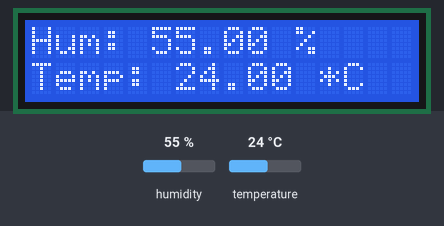
Simulated run of this sketch. Board: Arduino Uno, built with avr-gcc and run on an emulated ATmega328P. Parts: 16×2 character LCD. The inputs (shaded band) are chosen by the test bench; at power-on: humidity 55 %, temperature 24 °C.

Above: at 1.2 s.
1.3 s: humidity set to 22 %
At 2.6 s:
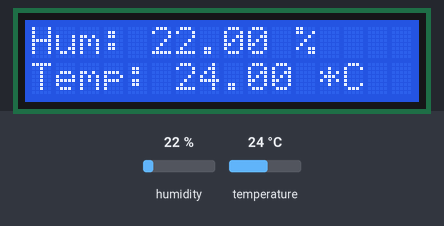
7.3 s: temperature set to 12 °C
At 9.5 s:
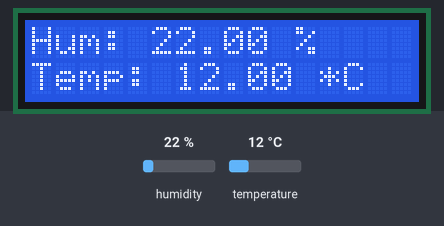
10.0 s: humidity set to 40 %
At 10.8 s:
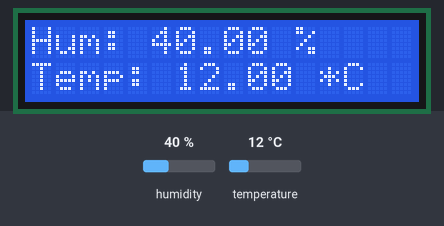
16.0 s: temperature set to 19 °C
At 16.6 s:
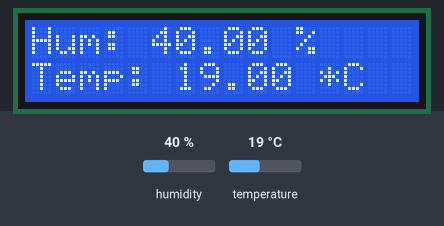
Timing chart, 0 to 19.0 s (numbered marks = the images above; inputs shaded):
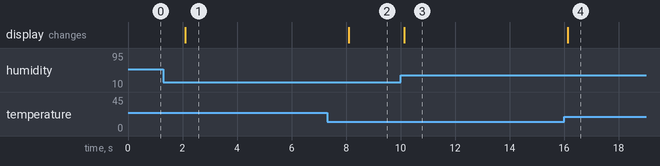

The sketch:

LCD_Demo_2.ino
```cpp
//------------------------------------------------------------------------------
// Programa para Ejercitar una Pantalla de Cristal Líquido (LCD)
//
// En este programa se muestra el uso básico de una pantalla LCD de 16x2 en
// conjunto con un sensor de Humedad y Temperatura
//
//  El circuito emplea las siguientes conexiones:
// LCD RS     --> pin digital 12
// LCD Enable --> pin digital 11
// LCD D4     --> pin digital 5
// LCD D5     --> pin digital 4
// LCD D6     --> pin digital 3
// LCD D7     --> pin digital 2
// LCD R/W    --> pin de tierra (0 volts)
// Una resistencia de 10K, terminales extremas entre +5 Volts y 0 Volts (tierra)
//  terminal intermedia al pin 3 del LCD (LCD VO)
//
//------------------------------------------------------------------------------
//----[ Librerías que se DEBEN Incluir ]-----
// Se DEBE instalar la librería "Adafruit Unified Sensor" [https://github.com/adafruit/Adafruit_Sensor]
#include <LiquidCrystal.h>
#include <DHT.h>

#define DHTPIN 7          // Terminales que estarán conectadas al
#define DHTTYPE DHT22     // dispositivo DHT 22  (AM2302)

DHT dht(DHTPIN, DHTTYPE); // Creación de una instancia del sensor

// Instancia de la LCD, con los números de pines empleados:
LiquidCrystal lcd(12, 11, 5, 4, 3, 2);
//------------------------------------------------------------------------------
void setup() {
  lcd.begin(16, 2);       // Ajuste del número de Columnas e Hileras de la LCD
  lcd.print("Prueba de DHT");  // Impresión de un mensaje
  dht.begin();            // Puesta a punto del sensor (Obligatorio)
}
//------------------------------------------------------------------------------
void loop() {
  float h = dht.readHumidity();
  float t = dht.readTemperature();

  // Revisión de la lectura del sensor, si lo recibido fuera distinto a un
  // (NaN, not a number), entonces ¡Algo está mal!!
  if (isnan(t) || isnan(h)) {
    lcd.clear();                    // Limpia la pantalla
    lcd.setCursor(0, 0);            // Posiciona el cursor
    lcd.print("Error en Lectura");  // Imprime letrero
    lcd.setCursor(0, 1);            // Posiciona en la segunda línea
    lcd.print("del DHT");           // Imprime otro letrero
  // Después de interrogar al sensor, se recibió un número:
  } else {
    lcd.clear();
    lcd.setCursor(0, 0);
    lcd.print("Hum: ");
    lcd.print(h);
    lcd.print(" %");
    lcd.setCursor(0, 1);
    lcd.print("Temp: ");
    lcd.print(t);
    lcd.print(" *C");
  }
}
```

Measured:
- after the input at 1.3 s, the display: changes after 0.80 s (image 1)
- after the input at 7.3 s, the display: changes after 0.80 s (image 2)
- after the input at 10.0 s, the display: changes after 0.13 s (image 3)
- after the input at 16.0 s, the display: changes after 0.13 s (image 4)
